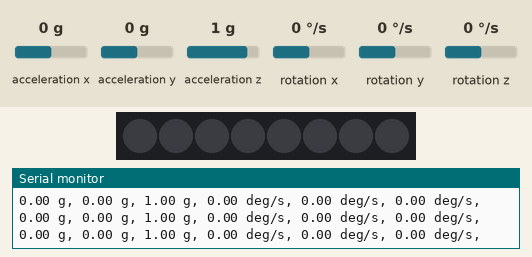
The sketch below on a simulated Arduino Uno, built with avr-gcc and run on an emulated ATmega328P. Shown: 8 RGB LEDs in strip order, left to right, the last lines printed to the serial monitor. Wiring (inferred from the names in the program): MPU-6050 motion sensor at I2C address 0x68. Inputs (shaded band) come from the test bench; at power-on: rotation x 0 °/s, rotation y 0 °/s, acceleration x 0 g, acceleration y 0 g, acceleration z 1 g, rotation z 0 °/s. Dim RGB values are drawn brighter than linear.

Above: at 1.2 s.
1.3 s: rotation x set to -192 °/s
4.3 s: rotation y set to 12 °/s
7.3 s: rotation y set to -192 °/s
At 8.39 s:
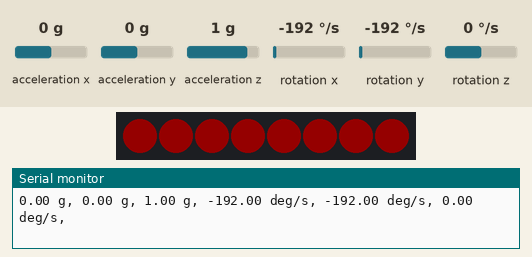
Timing chart, 0 to 13.1 s (numbered marks = the images above; inputs shaded):
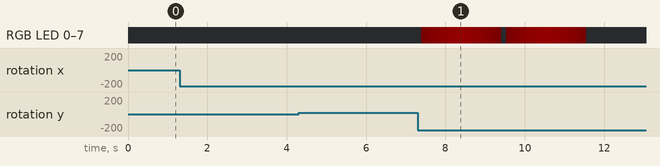

The sketch:

riparsa.ino
```cpp
#include <Wire.h>
#include <Adafruit_NeoPixel.h>

// MPU-6050 I2Cアドレス
#define MPU6050_ADDR 0x68

// RGB LED設定
const int PIN_SIG = 2;
const int NUM_PIXELS = 8;
Adafruit_NeoPixel pixels(NUM_PIXELS, PIN_SIG, NEO_GRB + NEO_KHZ800);

// センサデータを格納する変数
int16_t ax, ay, az, gx, gy, gz, Temp;
int16_t prevGy = 0;
const int threshold = -200; // -200度の変化を検出する閾値

void setup() {
  Serial.begin(115200);
  Serial.println("--- Started ---");

  Wire.begin();

  // MPU6050の初期化
  Wire.beginTransmission(MPU6050_ADDR);
  Wire.write(0x6B); // MPU6050_PWR_MGMT_1レジスタ
  Wire.write(0x00); // センサを起動するために0を設定
  Wire.endTransmission();

  pixels.begin();
  pixels.setBrightness(20);
}

void loop() {
  // センサデータの読み取り
  Wire.beginTransmission(MPU6050_ADDR);
  Wire.write(0x3B);
  Wire.endTransmission(false);
  Wire.requestFrom(MPU6050_ADDR, 14, true);

  ax = Wire.read() << 8 | Wire.read();
  ay = Wire.read() << 8 | Wire.read();
  az = Wire.read() << 8 | Wire.read();
  Temp = Wire.read() << 8 | Wire.read();
  gx = Wire.read() << 8 | Wire.read();
  gy = Wire.read() << 8 | Wire.read();
  gz = Wire.read() << 8 | Wire.read();

  // センサデータの変換と表示
  Serial.print(ax / 16384.0); Serial.print(" g, ");
  Serial.print(ay / 16384.0); Serial.print(" g, ");
  Serial.print(az / 16384.0); Serial.print(" g, ");
  Serial.print(gx / 131.0); Serial.print(" deg/s, ");
  Serial.print(gy / 131.0); Serial.print(" deg/s, ");
  Serial.print(gz / 131.0); Serial.println(" deg/s, ");

  // y軸角速度が前回よりも200度以上低下した場合にLEDを点灯
  if (gy - prevGy < threshold * 131) {
    lightUpLEDs();
  }

  // 前回のgy値を更新
  prevGy = gy;

  delay(20);
}

void lightUpLEDs() {
  for (int j = 0; j < 2; j++) { // 明るくするのと暗くするのを2回繰り返す
    // LEDを徐々に明るくする
    for (int brightness = 0; brightness <= 255; brightness += 5) {
      pixels.clear();
      for (int i = 0; i < NUM_PIXELS; i++) {
        pixels.setPixelColor(i, pixels.Color(brightness, 0, 0));
      }
      pixels.show();
      delay(20);
    }

    // LEDを徐々に暗くする
    for (int brightness = 255; brightness >= 0; brightness -= 5) {
      pixels.clear();
      for (int i = 0; i < NUM_PIXELS; i++) {
        pixels.setPixelColor(i, pixels.Color(brightness, 0, 0));
      }
      pixels.show();
      delay(20);
    }
  }
}
```

Measured:
- after the input at 7.3 s, the LEDs: first change after 0.09 s (image 1 shows a later state)
